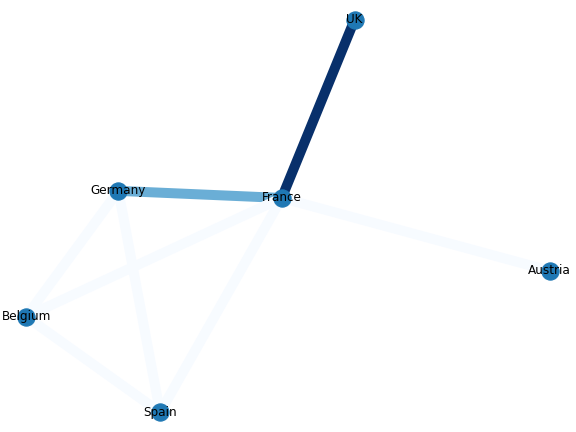

The Python source for this figure:
from networkx import Graph
import matplotlib.pyplot as plt
import networkx as nx

class  my_graph(Graph):
    def plot(self,country_dict, edge_weight = False):
        plt.rcParams['figure.figsize'] = (8, 6)
        edges,weights = zip(*nx.get_edge_attributes(self,'weight').items())
        pos = nx.spring_layout(self)
        nx.draw(self, pos,  edgelist=edges, edge_color=weights, width=10.0, edge_cmap=plt.cm.Blues,with_labels = False)
        node_label = self.get_node_label(country_dict)
        nx.draw_networkx_labels(self,pos,node_label)
        if edge_weight:
            labels = {e: self.edges[e]["weight"] for e in self.edges}
            nx.draw_networkx_edge_labels(self, pos, edge_labels=labels)
        plt.savefig('graph.png')

    def get_node_label(self,country_dict):
        return  {e:country_dict[int(e)][0] for e in self.nodes}

